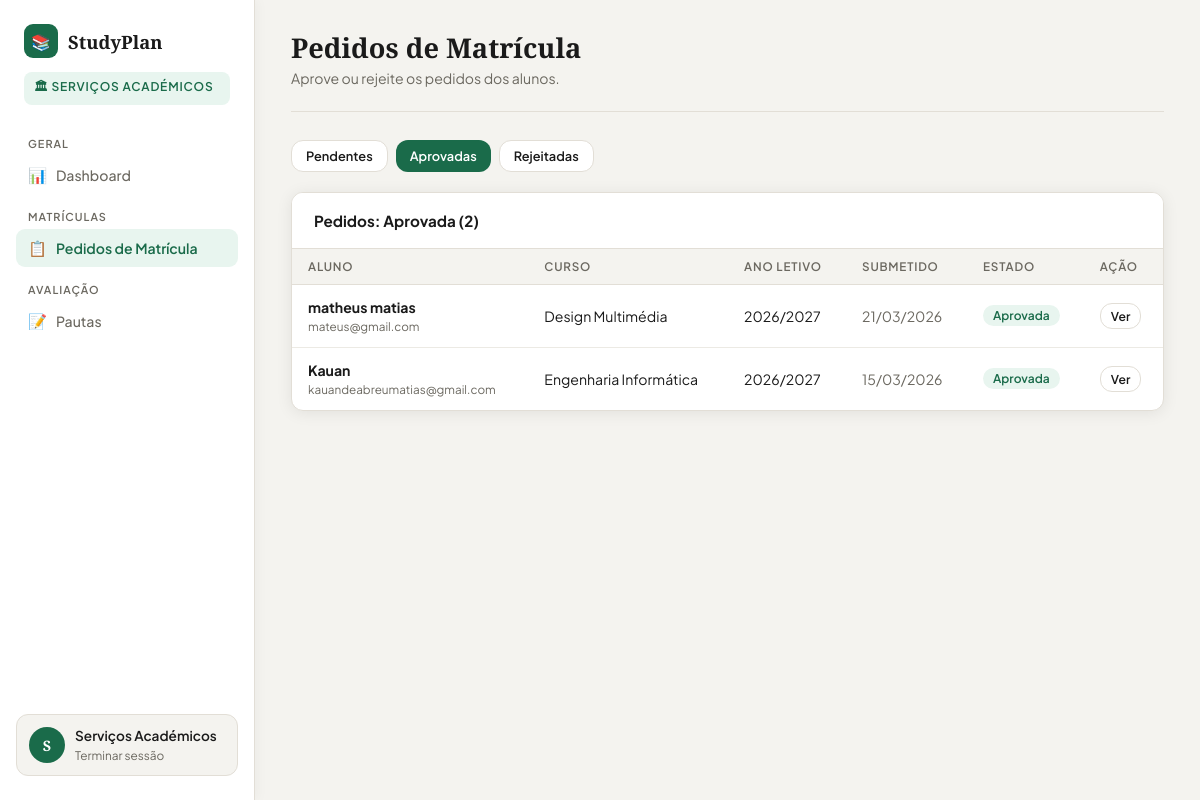
Screenshot of /funcionario/matriculas.php?filtro=aprovada (signed in) with the database file from the repository.
### tables this page shows
CREATE TABLE `matriculas` (
  `id` int(11) NOT NULL,
  `utilizador_id` int(11) NOT NULL,
  `curso_id` int(11) NOT NULL,
  `ano_letivo` varchar(9) NOT NULL,
  `estado` enum('pendente','aprovada','rejeitada') DEFAULT 'pendente',
  `observacoes` text DEFAULT NULL,
  `decidido_por` int(11) DEFAULT NULL,
  `decidido_em` timestamp NULL DEFAULT NULL,
  `criado_em` timestamp NOT NULL DEFAULT current_timestamp()
);

CREATE TABLE `utilizadores` (
  `id` int(11) NOT NULL,
  `nome` varchar(150) NOT NULL,
  `email` varchar(150) NOT NULL,
  `senha` varchar(255) NOT NULL,
  `perfil` enum('aluno','funcionario','gestor') NOT NULL DEFAULT 'aluno',
  `ativo` tinyint(1) DEFAULT 1,
  `criado_em` timestamp NOT NULL DEFAULT current_timestamp()
);

CREATE TABLE `cursos` (
  `id` int(11) NOT NULL,
  `nome` varchar(150) NOT NULL,
  `descricao` text DEFAULT NULL,
  `duracao_anos` int(11) DEFAULT 3,
  `ativo` tinyint(1) DEFAULT 1,
  `criado_por` int(11) DEFAULT NULL,
  `criado_em` timestamp NOT NULL DEFAULT current_timestamp()
);

### funcionario/matriculas.php (the view, shortened to what this page needs)
<?php
$db = getDB();
$filtro = $_GET['filtro'] ?? 'pendente';
$stmt = $db->prepare("SELECT m.*,u.nome as aluno,u.email,c.nome as curso,d.nome as decidido_nome FROM matriculas m JOIN utilizadores u ON m.utilizador_id=u.id JOIN cursos c ON m.curso_id=c.id LEFT JOIN utilizadores d ON m.decidido_por=d.id WHERE m.estado=? ORDER BY m.criado_em DESC");
$stmt->execute([$filtro]);
$matriculas = $stmt->fetchAll();
?>
<!DOCTYPE html>
<html lang="pt-PT">
<head><meta charset="UTF-8"><title>Matrículas – Serviços Académicos</title>
<link rel="stylesheet" href="../assets/css/style.css"></head>
<body>
<div class="layout">
    <?php include 'sidebar.php'; ?>
    <main class="main">
        <div class="topbar"><div><h1>Pedidos de Matrícula</h1><p>Aprove ou rejeite os pedidos dos alunos.</p></div></div>
        <div style="display:flex;gap:8px;margin-bottom:20px;">
            <?php foreach (['pendente'=>'Pendentes','aprovada'=>'Aprovadas','rejeitada'=>'Rejeitadas'] as $k=>$v): ?>
            <a href="matriculas.php?filtro=<?= $k ?>" class="btn <?= $filtro===$k?'btn-primary':'btn-secondary' ?> btn-sm" style="<?= $filtro===$k?'width:auto':'' ?>"><?= $v ?></a>
            <?php endforeach; ?>
        </div>
        <div class="card">
            <div class="card-header"><h3>Pedidos: <?= ucfirst($filtro) ?> (<?= count($matriculas) ?>)</h3></div>
            <?php if ($matriculas): ?>
            <table>
                <thead><tr><th>Aluno</th><th>Curso</th><th>Ano Letivo</th><th>Submetido</th><th>Estado</th><th>Ação</th></tr></thead>
                <tbody>
                <?php foreach ($matriculas as $m): ?>
                <tr>
                    <td><strong><?= htmlspecialchars($m['aluno']) ?></strong><br><small style="color:var(--muted)"><?= htmlspecialchars($m['email']) ?></small></td>
                    <td><?= htmlspecialchars($m['curso']) ?></td>
                    <td><?= $m['ano_letivo'] ?></td>
                    <td style="color:var(--muted)"><?= date('d/m/Y',strtotime($m['criado_em'])) ?></td>
                    <td><span class="badge estado-<?= $m['estado'] ?>"><?= ucfirst($m['estado']) ?></span></td>
                    <td><a href="matriculas.php?ver=<?= $m['id'] ?>&filtro=<?= $filtro ?>" class="btn btn-secondary btn-xs">Ver</a></td>
                </tr>
                <?php endforeach; ?>
                </tbody>
            </table>
            <?php else: ?>
                <div class="empty-state"><div class="empty-icon">📋</div><p>Nenhum pedido <?= $filtro ?>.</p></div>
            <?php endif; ?>
        </div>
    </main>
</div>
</body>
</html>

### assets/css/style.css (style rules this page uses)
:root { --bg: #F4F3EF; --bg2: #ECEAE4; --white: #FFFFFF; --card: #FFFFFF; --border: #E2DED6; --accent: #1A6B4A; --accent2: #2E9E6E; --accent3: #E8F5EF; --text: #1A1A1A; --muted: #6B6860; --danger: #C0392B; --danger-bg: #FDECEA; --warning: #D4761A; --warning-bg: #FEF3E7; --success: #1A6B4A; --success-bg: #E8F5EF; --radius: 12px; --shadow: 0 2px 16px rgba(0,0,0,0.08); --shadow-lg: 0 8px 32px rgba(0,0,0,0.12); }
* { margin: 0; padding: 0; box-sizing: border-box; }
body { font-family: 'Plus Jakarta Sans', sans-serif; background: var(--bg); color: var(--text); min-height: 100vh; font-size: 0.95rem; }
h1, h2, h3 { font-family: 'Playfair Display', serif; }
a { color: inherit; text-decoration: none; }
.btn { display: inline-flex; align-items: center; gap: 7px; padding: 11px 22px; border-radius: var(--radius); font-family: 'Plus Jakarta Sans', sans-serif; font-weight: 600; font-size: 0.88rem; cursor: pointer; border: none; transition: all 0.18s; text-decoration: none; white-space: nowrap; }
.btn-primary { background: var(--accent); color: white; width: 100%; justify-content: center; padding: 13px 22px; }
.btn-secondary { background: var(--white); color: var(--text); border: 1.5px solid var(--border); width: auto; }
.btn-sm { padding: 7px 14px; font-size: 0.8rem; }
.btn-xs { padding: 4px 10px; font-size: 0.76rem; }
.layout { display: flex; min-height: 100vh; }
.main { margin-left: 255px; flex: 1; padding: 32px 36px; min-height: 100vh; }
.topbar { display: flex; justify-content: space-between; align-items: flex-start; margin-bottom: 28px; padding-bottom: 24px; border-bottom: 1px solid var(--border); }
.topbar h1 { font-size: 1.7rem; line-height: 1.2; }
.topbar p { color: var(--muted); font-size: 0.88rem; margin-top: 4px; }
.card { background: var(--white); border: 1px solid var(--border); border-radius: var(--radius); overflow: hidden; box-shadow: var(--shadow); margin-bottom: 22px; }
.card-header { display: flex; justify-content: space-between; align-items: center; padding: 18px 22px; border-bottom: 1px solid var(--border); background: var(--white); }
.card-header h3 { font-family: 'Plus Jakarta Sans', sans-serif; font-size: 0.95rem; font-weight: 700; }
table { width: 100%; border-collapse: collapse; }
th { text-align: left; padding: 10px 16px; font-size: 0.73rem; color: var(--muted); text-transform: uppercase; letter-spacing: 0.8px; font-weight: 600; background: var(--bg); border-bottom: 1px solid var(--border); }
td { padding: 13px 16px; font-size: 0.88rem; border-bottom: 1px solid var(--bg2); vertical-align: middle; }
tr:last-child td { border-bottom: none; }
.badge { display: inline-flex; align-items: center; gap: 4px; padding: 3px 10px; border-radius: 50px; font-size: 0.75rem; font-weight: 600; }
.estado-aprovada { background: var(--success-bg); color: var(--success); }

### rows the page displays
matriculas: utilizador.nome "matheus matias", utilizador.email "mateus@gmail.com", curso.nome "Design Multimédia", ano_letivo "2026/2027", criado_em "21/03/2026", estado "Aprovada"
matriculas: utilizador.nome "Kauan", utilizador.email "kauandeabreumatias@gmail.com", curso.nome "Engenharia Informática", ano_letivo "2026/2027", criado_em "15/03/2026", estado "Aprovada"

### other values shown
$ini "S"
$_SESSION['user_nome'] "Serviços Académicos"
$v "Pendentes"
$v "Aprovadas"
$v "Rejeitadas"
$filtro "Aprovada"
count($matriculas) "2"
